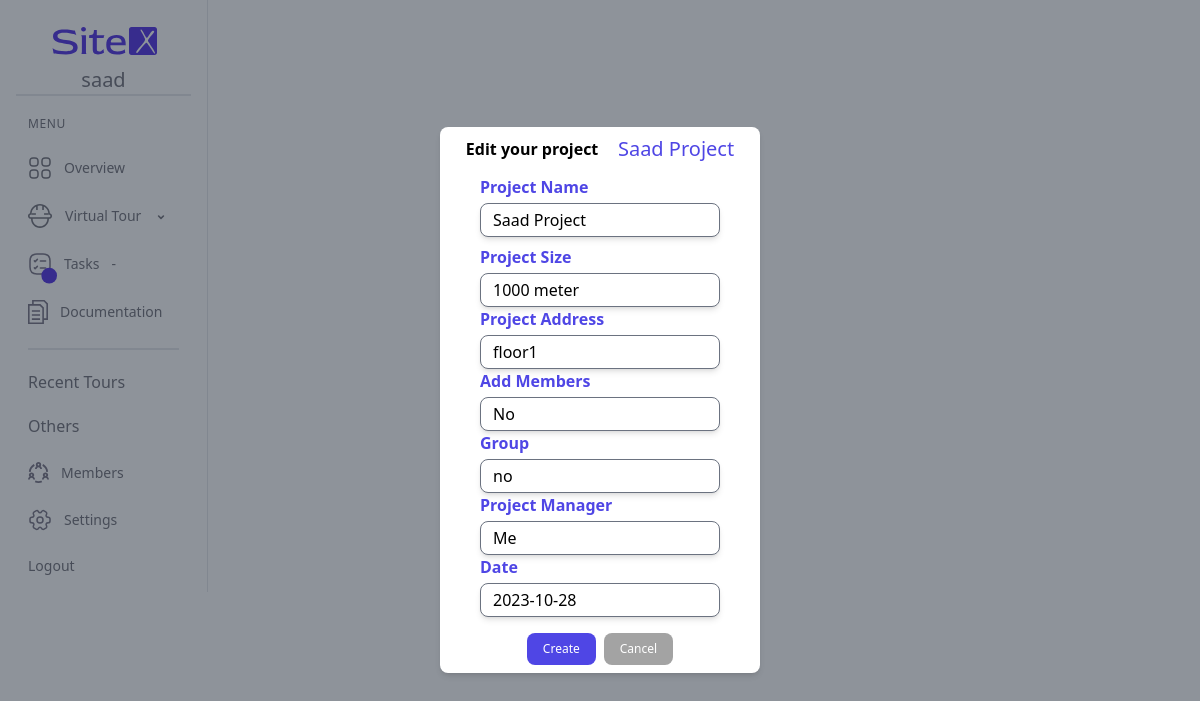
/projects/saad-project-saad/edit/ (signed in), run on the app's committed database.
### myapp/models.py (models this page shows, shortened)
class Project(models.Model):
    user = models.ForeignKey(User, on_delete=models.CASCADE)
    project_name = models.CharField(max_length=30)
    slug = models.SlugField(unique=True, max_length=100, blank=True, null=True)
    project_size = models.CharField(max_length=30)
    project_address= models.CharField(max_length=30)
    add_members = models.CharField(max_length=30)
    group = models.CharField(max_length=30)
    project_manager = models.CharField(max_length=30)
    date = models.DateField()
    created_at = models.DateTimeField(auto_now_add=True)

### myapp/views.py (the view)
# urls.py: path('projects/<slug:project_slug>/edit/', views.edit_project, name='edit_project'),
def edit_project(request, project_slug):
    project = get_object_or_404(Project, slug=project_slug, user=request.user)
    if request.method == 'POST':
        form = ProjectForm(request.POST, instance=project)
        if form.is_valid():
            form.save()
            return redirect('virtual')
    else:
        form = ProjectForm(instance=project)
    return render(request, 'edit_project.html', {'form': form, 'project': project})

### myapp/forms.py
class ProjectForm(forms.ModelForm):
    class Meta:
        model = Project
        fields = ['project_name','project_size', 'project_address', 'add_members', 'group', 'project_manager', 'date']
    date = forms.DateField(
        )

### templates/edit_project.html (shortened to what this page needs)
{% extends "base.html" %}
{% load static %}
{% block content %}
  <div class="fixed top-0 left-0 w-screen h-screen flex items-center justify-center z-50 bg-gray-800 bg-opacity-50">
    <div class="bg-white h-fit space-y-3 shadow-md w-80 px-4 py-2 rounded-lg ">
        <h3 class="text-base font-semibold flex justify-around  items-center">Edit your project <p class="text-xl text-indigo-600 font-normal">{{ project.project_name }}</p></h3>
        <form method="post" class="flex items-center flex-col">
            <div class="mb-2">
              <label for="project_name" class="text-indigo-600 font-semibold block mb-1">Project Name</label>
              <input type="text" id="project_name" name="project_name" class="w-60 shadow-md px-3 py-1 border rounded-lg" placeholder="Project Name" value="{{ project.project_name }}">
          </div>
            <div class="flex flex-col">
              <label for="project_size" class="text-indigo-600 font-semibold mb-1">Project Size</label>
              <input type="text" id="project_size" name="project_size" class="w-60 shadow-md px-3 py-1 border rounded-lg" placeholder="Project Size" value="{{ project.project_size }}">
          </div>
          <div class="flex flex-col">
              <label for="project_address" class="text-indigo-600 font-semibold mb-1">Project Address</label>
              <input type="text" id="project_address" name="project_address" class="w-60 shadow-md px-3 py-1 border rounded-lg" placeholder="Project Address" value="{{ project.project_address }}">
          </div>
          <div class="flex flex-col">
              <label for="add_members" class="text-indigo-600 font-semibold mb-1">Add Members</label>
              <input type="text" id="add_members" name="add_members" class="w-60 shadow-md px-3 py-1 border rounded-lg" placeholder="Add Members" value="{{ project.add_members }}">
          </div>
          <div class="flex flex-col">
              <label for="group" class="text-indigo-600 font-semibold mb-1">Group</label>
              <input type="text" id="group" name="group" class="w-60 shadow-md px-3 py-1 border rounded-lg" placeholder="Group" value="{{ project.group }}">
          </div>
          <div class="flex flex-col">
              <label for="project_manager" class="text-indigo-600 font-semibold mb-1">Project Manager</label>
              <input type="text" id="project_manager" name="project_manager" class="w-60 shadow-md px-3 py-1 border rounded-lg" placeholder="Project Manager" value="{{ project.project_manager }}">
          </div>
          <div class="flex flex-col">
              <label for="date" class="text-indigo-600 font-semibold mb-1">Date</label>
              <input type="text" id="date" name="date" class="w-60 shadow-md px-3 py-1 border rounded-lg" placeholder="yyyy-mm-dd" value="{{ project.created_at|date:'Y-m-d' }}">
            </div>
            <div class="flex justify-between text-xs mt-4">
                <button type="submit" class="bg-indigo-600 text-white py-2 px-4 rounded-lg hover:bg-indigo-700">Create</button>
                <a href="{% url 'virtual' %}"><button type="button" class="bg-neutral-400 text-white py-2 px-4 rounded-lg ml-2 hover:bg-indigo-700" onclick="closeModal()">Cancel</button></a>
            </div>
        </form>
    </div>
</div>
{% endblock %}

### templates/base.html (shortened to what this page needs)
{% load static %}
<!DOCTYPE html>
<html>
<head>
    <link rel="stylesheet" href="https://cdn.jsdelivr.net/npm/flatpickr/dist/flatpickr.min.css">
    <script src="https://cdn.tailwindcss.com?plugins=forms,typography,aspect-ratio,line-clamp"></script>
        <script src="https://cdn.tailwindcss.com"></script>
        <link rel="stylesheet" href="{% static 'style.css' %}">
</head>
<body>
    <div class="container">
        <div class="flex">
            <aside id="dashboard-sidebar" class="border-r  bg-white w-52 p-4 text-zinc-500 font-medium  text-sm">
                <div class="flex flex-col justify-center items-center border-b-2">
                    <img class="w-min" src="{% static 'img/SiteX logo.svg' %}" alt="" srcset="">
                    <div class="text-xl animate-pulse">{{ user.username }}</div>
                </div>
                <ul class="space-y-6 mx-3  mt-5">
                    <h2 class="text-zinc-500 text-xs tracking-wider font-normal">MENU</h2>
                    <li class="flex items-end justify-between space-x-3 group w-44">
                        <a href="{% url 'dashboard' %}" class="flex items-center space-x-3">
                            <svg class="  {% if request.path == '/dashboard/' %} fill-indigo-600 {% else %} fill-zinc-500 {% endif %}" width="24" height="24" viewbox="0 0 24 24" fill="none" xmlns="http://www.w3.org/2000/svg">
                                <path d="M7 10.75H5C2.58 10.75 1.25 9.42 1.25 7V5C1.25 2.58 2.58 1.25 5 1.25H7C9.42 1.25 10.75 2.58 10.75 5V7C10.75 9.42 9.42 10.75 7 10.75ZM5 2.75C3.42 2.75 2.75 3.42 2.75 5V7C2.75 8.58 3.42 9.25 5 9.25H7C8.58 9.25 9.25 8.58 9.25 7V5C9.25 3.42 8.58 2.75 7 2.75H5Z"/>
                                <path d="M19 10.75H17C14.58 10.75 13.25 9.42 13.25 7V5C13.25 2.58 14.58 1.25 17 1.25H19C21.42 1.25 22.75 2.58 22.75 5V7C22.75 9.42 21.42 10.75 19 10.75ZM17 2.75C15.42 2.75 14.75 3.42 14.75 5V7C14.75 8.58 15.42 9.25 17 9.25H19C20.58 9.25 21.25 8.58 21.25 7V5C21.25 3.42 20.58 2.75 19 2.75H17Z"/>
                                <path d="M19 22.75H17C14.58 22.75 13.25 21.42 13.25 19V17C13.25 14.58 14.58 13.25 17 13.25H19C21.42 13.25 22.75 14.58 22.75 17V19C22.75 21.42 21.42 22.75 19 22.75ZM17 14.75C15.42 14.75 14.75 15.42 14.75 17V19C14.75 20.58 15.42 21.25 17 21.25H19C20.58 21.25 21.25 20.58 21.25 19V17C21.25 15.42 20.58 14.75 19 14.75H17Z"/>
                                <path d="M7 22.75H5C2.58 22.75 1.25 21.42 1.25 19V17C1.25 14.58 2.58 13.25 5 13.25H7C9.42 13.25 10.75 14.58 10.75 17V19C10.75 21.42 9.42 22.75 7 22.75ZM5 14.75C3.42 14.75 2.75 15.42 2.75 17V19C2.75 20.58 3.42 21.25 5 21.25H7C8.58 21.25 9.25 20.58 9.25 19V17C9.25 15.42 8.58 14.75 7 14.75H5Z"/>
                            </svg>
                            <span class="{% if request.path == '/dashboard/' %}text-indigo-600{% else %}group-hover:text-indigo-600{% endif %}">Overview</span>
                        </a>
                    </li>
                    <li class="flex space-x-3 items-center group w-44" >
                        <a href="{% url 'virtual' %}" class="{% if request.path == '/virtual/' %}text-indigo-600{% else %} group-hover:text-indigo-600 {% endif %}">Virtual Tour</a>
                        <button id="virtual-tour-dropdown" > <svg xmlns="http://www.w3.org/2000/svg" class="w-4 h-5 " viewBox="0 0 20 20" fill="currentColor" aria-hidden="true">
                            <path fill-rule="evenodd" d="M6.293 9.293a1 1 0 011.414 0L10 11.586l2.293-2.293a1 1 0 111.414 1.414l-3 3a1 1 0 01-1.414 0l-3-3a1 1 0 010-1.414z" clip-rule="evenodd" />
                        </svg></button>
                    </li>
                    <li class="relative flex space-x-3 items-center w-44">
                        <svg class="absolute -left-2 top-2" width="25" height="25" viewBox="0 0 32 32" fill="none" xmlns="http://www.w3.org/2000/svg">
                            <rect x="12" y="10" width="20" height="20" rx="10" fill="#5030E5" />
                            <text x="22" y="22" fill="white" font-size="18" text-anchor="middle" dominant-baseline="middle">{{ task_count }}</text>
                        </svg>
                        <a href="{% url 'tasks' %}" class="{% if request.path == '/tasks/' %}text-indigo-600{% else %} group-hover:text-indigo-600 {% endif %}">Tasks</a>
                        <button id="tasks-dropdown">-</button>
                    </li>
                    <li class="flex space-x-3 items-center">
                        <a href="doc.html">Documentation</a>
                    </li>
                    <div class="border-b-2"></div>
                </ul>
                <ul class="space-y-4 mx-3 text-xs mt-5">
                    <h2 class="  text-zinc-500 text-base font-normal font-['Plus Jakarta Sans'] text-start mb-4">Recent Tours</h2>
                </ul>
                <ul class="space-y-6 mx-3  mt-5">
                    <h2 class="  text-zinc-500 text-base font-normal text-start mb-4">Others</h2>
                    <li class="flex space-x-3 items-center">
                        <a href="">Members</a>
                    </li>
                    <li class="flex space-x-3 items-center">
                        <a href="">Settings</a>
                    </li>
                    <li class="flex items-end ">                    <a href="{% url 'logout' %}">Logout</a>
                    </li>
                </ul>
            </aside>
            <main class="">
                {% block content %}
                {% endblock %}
            </main>
        </div>
        </div>
</body>
</html>

### static/style.css (style rules this page uses)
* { -webkit-box-sizing: border-box; -moz-box-sizing: border-box; box-sizing: border-box; -moz-user-select: none; -webkit-user-select: none; -ms-user-select: none; user-select: none; -webkit-user-drag: none; -webkit-touch-callout: none; -ms-content-zooming: none; }
html, body { width: 100%; height: 100%; padding: 0; margin: 0; overflow: hidden; }

### data on the page
Project: project_name "Saad Project", project_size "1000 meter", project_address "floor1", add_members "No", group "no", project_manager "Me", date "2023-10-28"

### other printed values
{{ user.username }} "saad"
